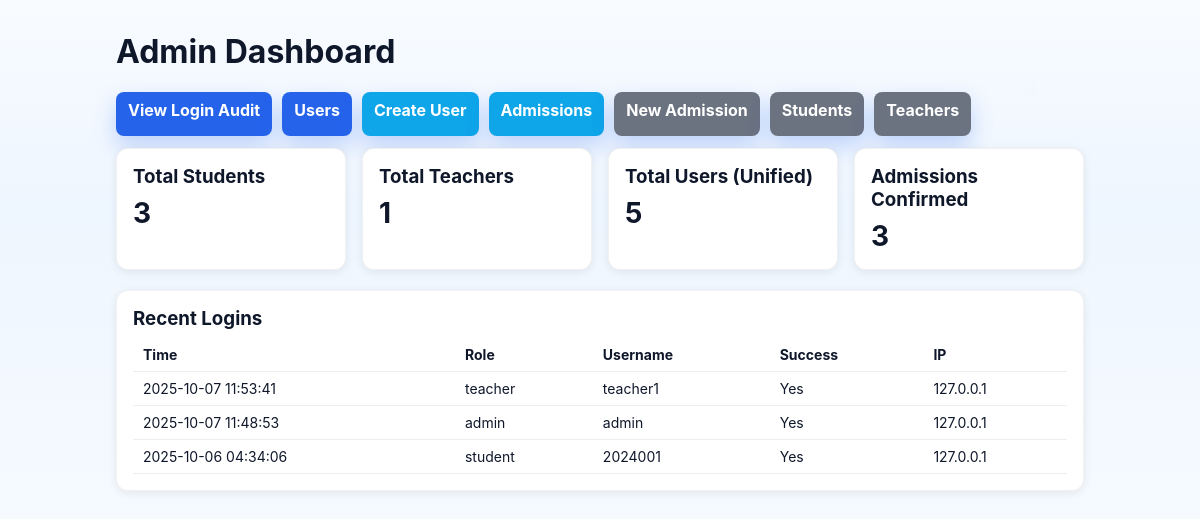
Screenshot of /admin/dashboard (signed in) with the database file from the repository.
### app.py (models this page shows)
class LoginAudit(db.Model):
    __tablename__ = 'login_audit'
    id = db.Column(db.Integer, primary_key=True)
    user_type = db.Column(db.String(20), nullable=False)  # 'teacher' or 'student'
    username = db.Column(db.String(120), nullable=True)
    user_id = db.Column(db.Integer, nullable=True)
    success = db.Column(db.Boolean, default=False)
    ip_address = db.Column(db.String(100), nullable=True)
    user_agent = db.Column(db.Text, nullable=True)
    timestamp = db.Column(db.DateTime, default=datetime.utcnow, nullable=False)

### app.py (the view)
@app.route('/admin/dashboard')
@admin_required
def admin_dashboard():
    teacher_count = Teacher.query.count()
    student_count = Student.query.count()
    last_logins = LoginAudit.query.order_by(LoginAudit.timestamp.desc()).limit(10).all()
    users_count = User.query.count()
    admissions_count = Admission.query.filter_by(status='confirmed').count()
    return render_template('admin_dashboard.html', teacher_count=teacher_count, student_count=student_count, users_count=users_count, admissions_count=admissions_count, last_logins=last_logins)

### app.py (called while the page is built)
def admin_required(view_func):
    from functools import wraps
    @wraps(view_func)
    def wrapper(*args, **kwargs):
        if 'admin_id' not in session:
            flash('Please login as admin to continue', 'warning')
            return redirect(url_for('admin_login'))
        return view_func(*args, **kwargs)
    return wrapper

### templates/admin_dashboard.html (shortened to what this page needs)
<!doctype html>
<html lang="en">
<head>
  <link rel="stylesheet" href="/static/home.css" />
  <link rel="stylesheet" href="/static/auth.css" />
</head>
<body>
  <div class="container">
    <h1>Admin Dashboard</h1>
    <div class="toolbar">
      <a class="btn" href="/admin/audit">View Login Audit</a>
      <a class="btn" href="/admin/users">Users</a>
      <a class="btn secondary" href="/admin/users/new">Create User</a>
      <a class="btn secondary" href="/admin/admissions">Admissions</a>
      <a class="btn gray" href="/admin/admissions/new">New Admission</a>
      <a class="btn gray" href="/admin/students">Students</a>
      <a class="btn gray" href="/admin/teachers">Teachers</a>
    </div>
    <div class="grid">
      <div class="card">
        <h3>Total Students</h3>
        <div style="font-size:28px;font-weight:700;">{{ student_count }}</div>
      </div>
      <div class="card">
        <h3>Total Teachers</h3>
        <div style="font-size:28px;font-weight:700;">{{ teacher_count }}</div>
      </div>
      <div class="card">
        <h3>Total Users (Unified)</h3>
        <div style="font-size:28px;font-weight:700;">{{ users_count }}</div>
      </div>
      <div class="card">
        <h3>Admissions Confirmed</h3>
        <div style="font-size:28px;font-weight:700;">{{ admissions_count }}</div>
      </div>
    </div>
    <div class="card" style="margin-top:20px;">
      <h3>Recent Logins</h3>
      {% if last_logins %}
      <table>
        <thead>
          <tr>
            <th>Time</th>
            <th>Role</th>
            <th>Username</th>
            <th>Success</th>
            <th>IP</th>
          </tr>
        </thead>
        <tbody>
          {% for log in last_logins %}
          <tr>
            <td>{{ log.timestamp.strftime('%Y-%m-%d %H:%M:%S') if log.timestamp else '' }}</td>
            <td>{{ log.user_type }}</td>
            <td>{{ log.username }}</td>
            <td>{{ 'Yes' if log.success else 'No' }}</td>
            <td>{{ log.ip_address or '' }}</td>
          </tr>
          {% endfor %}
        </tbody>
      </table>
      {% else %}
        <div>No login attempts yet.</div>
      {% endif %}
    </div>
  </div>
</body>
</html>

### public/clone.css (style rules this page uses)
:root { --bg:#f6faff;--card:#ffffff;--text:#0f172a;--muted:#475569;--primary:#2563eb;--accent:#f97316;--ring:rgba(37,99,235,.15) }
* { box-sizing:border-box }
html,body { margin:0;padding:0 }
body { font-family:'Inter',system-ui,-apple-system,Segoe UI,Roboto,Ubuntu,'Helvetica Neue',Arial,'Noto Sans',sans-serif;color:var(--text);background:linear-gradient(180deg,#f8fbff, #eef6ff 40%, #f6faff 100%) }
body:before { content:"";position:fixed;inset:-120px;pointer-events:none;background: radial-gradient(12px 12px at 20% 30%, rgba(96,165,250,.12), transparent 60%), radial-gradient(10px 10px at 80% 20%, rgba(34,211,238,.12), transparent 60%), radial-gradient(8px 8px at 40% 70%, rgba(245,158,11,.12), transparent 60%); filter:blur(10px);opacity:.6;animation:bg-drift 40s linear infinite;z-index:-1 }
.container { max-width:1120px;margin:0 auto;padding:0 20px }
.btn { display:inline-flex;align-items:center;justify-content:center;height:44px;padding:0 16px;border-radius:10px;border:1px solid transparent;text-decoration:none;font-weight:700;cursor:pointer;transition:all .2s ease }
.card { background:var(--card);border:1px solid rgba(15,23,42,.06);border-radius:16px;padding:24px;box-shadow:0 10px 30px rgba(2,6,23,.04);transition:transform .25s ease, box-shadow .3s ease, border-color .25s ease }
.card h3 { margin:8px 0 6px }
.card:before { content:"";position:absolute;inset:0;border-radius:16px;background:radial-gradient(120% 120% at 0% 0%, rgba(96,165,250,.12), transparent 60%);opacity:0;transition:opacity .3s ease }
.card { position:relative }
.btn { display: flex; align-items: center; gap: 5px; padding: 8px 15px; background-color: #ff9800; color: white; border-radius: 5px; text-decoration: none; cursor: pointer; }

### templates/admin_dashboard.html (style rules this page uses)
.container { max-width:1000px;margin:32px auto;padding:0 16px }
.grid { display:grid;grid-template-columns:repeat(auto-fit,minmax(220px,1fr));gap:16px }
.card { background:#fff;border-radius:12px;padding:16px;box-shadow:0 2px 10px rgba(0,0,0,0.08) }
.card h3 { margin:0 0 8px 0 }
table { width:100%;border-collapse:collapse }
th,td { padding:8px 10px;border-bottom:1px solid #eee;text-align:left;font-size:14px }
.toolbar { display:flex;gap:10px;flex-wrap:wrap;margin:12px 0 }
.btn { background:#2563eb;color:#fff;border:none;border-radius:8px;padding:8px 12px;cursor:pointer;text-decoration:none;display:inline-block }
.btn.secondary { background:#0ea5e9 }
.btn.gray { background:#6b7280 }

### rows the page displays
LoginAudit: timestamp "2025-10-07 11:53:41", user_type "teacher", username "teacher1", success "Yes", ip_address "127.0.0.1"
LoginAudit: timestamp "2025-10-07 11:48:53", user_type "admin", username "admin", success "Yes", ip_address "127.0.0.1"
LoginAudit: timestamp "2025-10-06 04:34:06", user_type "student", username "2024001", success "Yes", ip_address "127.0.0.1"

### other values shown
{{ student_count }} "3"
{{ teacher_count }} "1"
{{ users_count }} "5"
{{ admissions_count }} "3"
